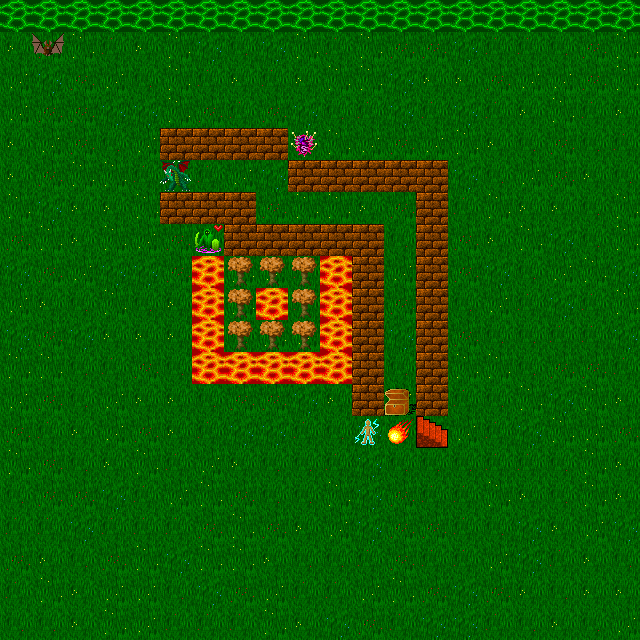

Below is a game level as drawn by its tile map, then a one-line description and the .tmx file that defines it, in full:
An orthogonal 20x20 tile map with 32x32 px tiles, 2 tile layers (Tile Layer 1, Tile Layer 2).

<map version="1.2" tiledversion="1.2.4" orientation="orthogonal" renderorder="right-down" width="20" height="20" tilewidth="32" tileheight="32" infinite="0" nextlayerid="3" nextobjectid="1">
 <tileset firstgid="1" source="test_map_tileset.tsx" />
 <layer id="1" name="Tile Layer 1" width="20" height="20">
  <data encoding="csv">
967,966,963,961,966,964,962,963,967,961,965,964,963,962,961,967,961,966,963,961,
967,964,965,963,967,965,961,962,961,965,963,965,964,964,961,963,963,962,964,965,
966,961,964,966,962,965,963,967,963,967,965,965,961,967,967,964,966,966,964,965,
966,964,964,961,961,965,964,963,964,961,962,963,961,963,961,963,967,965,963,967,
967,966,964,962,966,967,966,961,963,967,965,966,964,966,965,967,962,964,962,963,
967,964,965,965,963,963,963,966,961,966,961,963,961,962,961,962,966,964,967,962,
965,961,967,967,965,967,967,966,964,965,965,967,964,967,963,965,967,967,962,965,
964,965,967,965,966,964,963,966,963,961,967,961,962,962,964,967,965,961,962,965,
961,964,966,961,961,964,962,965,966,963,967,964,966,963,964,961,962,966,965,961,
966,967,962,965,962,967,961,965,964,963,967,962,964,966,962,966,963,961,963,965,
961,964,961,967,967,967,962,962,965,966,967,967,961,965,964,962,962,963,963,961,
965,965,962,963,964,962,963,964,967,964,967,962,962,967,965,965,962,964,964,963,
966,964,962,966,967,967,962,964,964,961,967,961,966,962,963,962,965,961,965,967,
964,963,967,966,964,967,963,961,961,963,962,961,963,961,966,963,961,965,966,964,
965,964,962,967,965,963,966,967,962,962,963,961,962,962,962,963,963,962,965,967,
962,964,964,961,963,966,965,964,962,962,965,961,964,963,963,965,967,962,965,967,
963,963,961,963,963,963,964,965,964,967,966,961,964,964,963,962,961,967,966,961,
964,967,962,964,965,961,965,965,967,962,962,963,964,963,963,966,961,963,967,962,
963,965,967,966,966,962,961,964,966,963,963,966,965,964,961,964,967,962,967,967,
962,962,967,965,966,963,963,963,965,967,961,964,963,961,961,963,962,967,962,966
</data>
 </layer>
 <layer id="2" name="Tile Layer 2" width="20" height="20">
  <data encoding="csv">
1224,1224,1224,1224,1224,1224,1224,1224,1224,1224,1224,1224,1224,1224,1224,1224,1224,1224,1224,1224,
0,2686,0,0,0,0,0,0,0,0,0,0,0,0,0,0,0,0,0,0,
0,0,0,0,0,0,0,0,0,0,0,0,0,0,0,0,0,0,0,0,
0,0,0,0,0,0,0,0,0,0,0,0,0,0,0,0,0,0,0,0,
0,0,0,0,0,1033,1033,1033,1033,2795,0,0,0,0,0,0,0,0,0,0,
0,0,0,0,0,2687,0,0,0,1033,1033,1033,1033,1033,0,0,0,0,0,0,
0,0,0,0,0,1033,1033,1033,0,0,0,0,0,1033,0,0,0,0,0,0,
0,0,0,0,0,0,2797,1033,1033,1033,1033,1033,0,1033,0,0,0,0,0,0,
0,0,0,0,0,0,2876,1169,1169,1169,2876,1033,0,1033,0,0,0,0,0,0,
0,0,0,0,0,0,2876,1169,2876,1169,2876,1033,0,1033,0,0,0,0,0,0,
0,0,0,0,0,0,2876,1169,1169,1169,2876,1033,0,1033,0,0,0,0,0,0,
0,0,0,0,0,0,2876,2876,2876,2876,2876,1033,0,1033,0,0,0,0,0,0,
0,0,0,0,0,0,0,0,0,0,0,1033,2926,1033,0,0,0,0,0,0,
0,0,0,0,0,0,0,0,0,0,0,2699,2762,2886,0,0,0,0,0,0,
0,0,0,0,0,0,0,0,0,0,0,0,0,0,0,0,0,0,0,0,
0,0,0,0,0,0,0,0,0,0,0,0,0,0,0,0,0,0,0,0,
0,0,0,0,0,0,0,0,0,0,0,0,0,0,0,0,0,0,0,0,
0,0,0,0,0,0,0,0,0,0,0,0,0,0,0,0,0,0,0,0,
0,0,0,0,0,0,0,0,0,0,0,0,0,0,0,0,0,0,0,0,
0,0,0,0,0,0,0,0,0,0,0,0,0,0,0,0,0,0,0,0
</data>
 </layer>
</map>
